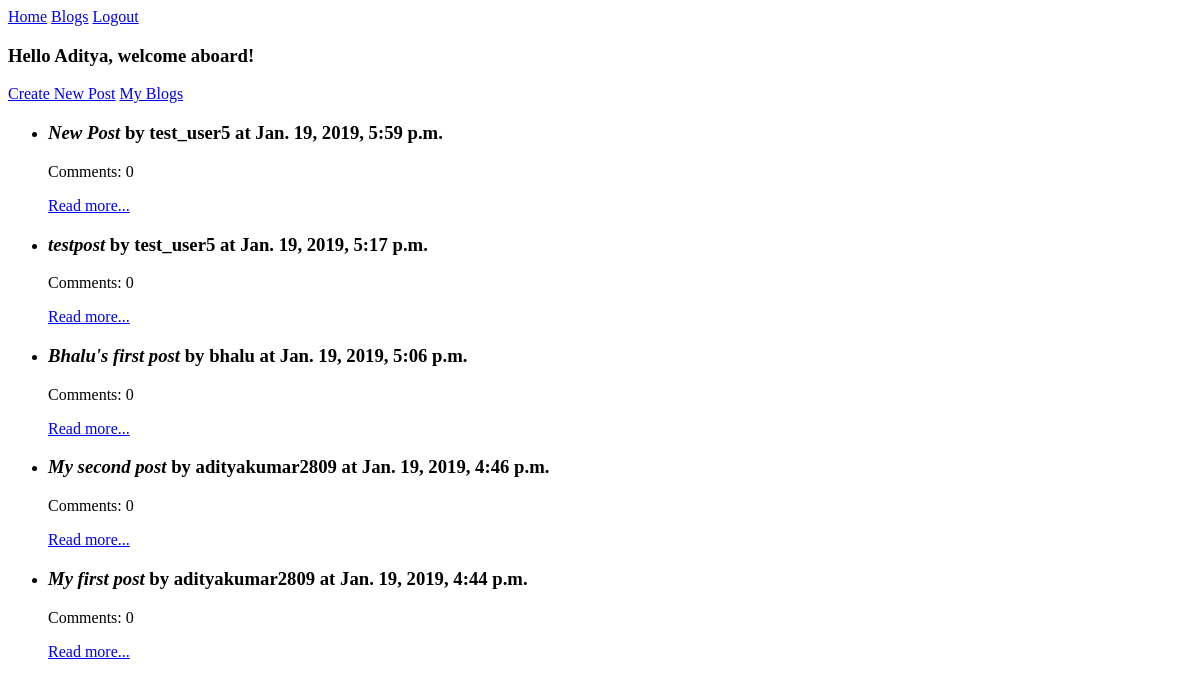
The page /blog/ (signed in) on the database as committed earlier.
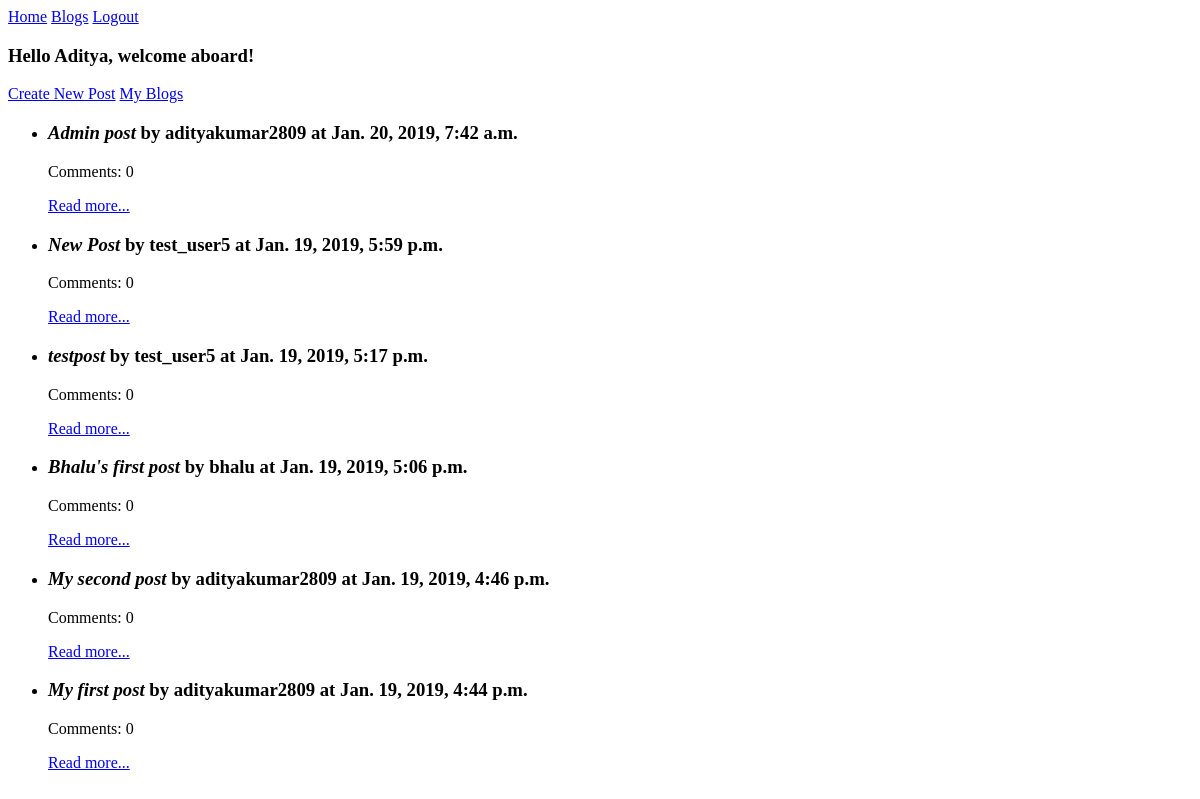
The same page on the database as committed later.
### blog/models.py (models this page shows, shortened)
class Post(models.Model):
	user = models.ForeignKey(User,related_name='posts',on_delete=models.CASCADE)
	title = models.CharField(max_length=150, default=('New Post'))
	created_at = models.DateTimeField(auto_now=True)
	message = models.TextField()
	class Meta():
		ordering = ['-created_at']
		unique_together = ('user','message')

### blog/views.py (the view)
# urls.py: path('',views.PostList.as_view(),name = 'all'),
class PostList(generic.ListView):
    model = models.Post

### blog/templates/blog/post_list.html
{% extends "blog/blog_base.html" %}
{% block prepost %}
	{% if user.is_authenticated %}
		<a href="{% url 'blog:create' %}">Create New Post</a>
		<a href="{% url 'blog:for_user' username=user.username %}">My Blogs</a>
	{% endif %}
{% endblock %}
{% block post_content %}
	<ul>
		{% for post in post_list %}
			<li>
	  			{% include "blog/_blog_list.html" %}
	  		</li>
		{% endfor %}
	</ul>
{% endblock %}

### blog/templates/blog/_blog_list.html
<h3><em>{{ post.title }}</em> by {{post.user.username}} at {{post.created_at}}</h3>
<p>Comments: {{post.comments.all.count}}</p>
{% if user.is_authenticated %}
	<a href="{% url 'blog:single' username=post.user.username pk=post.pk %}">Read more...</a>
{% else %}
	<p><a href="{% url  'accounts:login' %}">Log In</a> or <a href="{% url  'accounts:login' %}">Sign Up</a> to read more...</p>
{% endif %}
<br>

Rows that differ between the two databases and show on the page:
added Post: title "Admin post", user.username "adityakumar2809", created_at "Jan. 20, 2019, 7:42 a.m.", comments.all.count "0"
